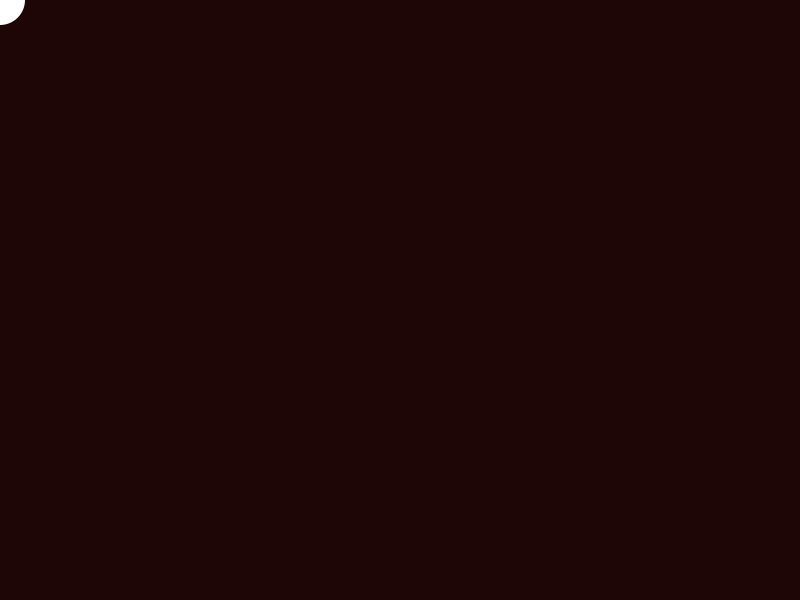
Frame 1 (no input)
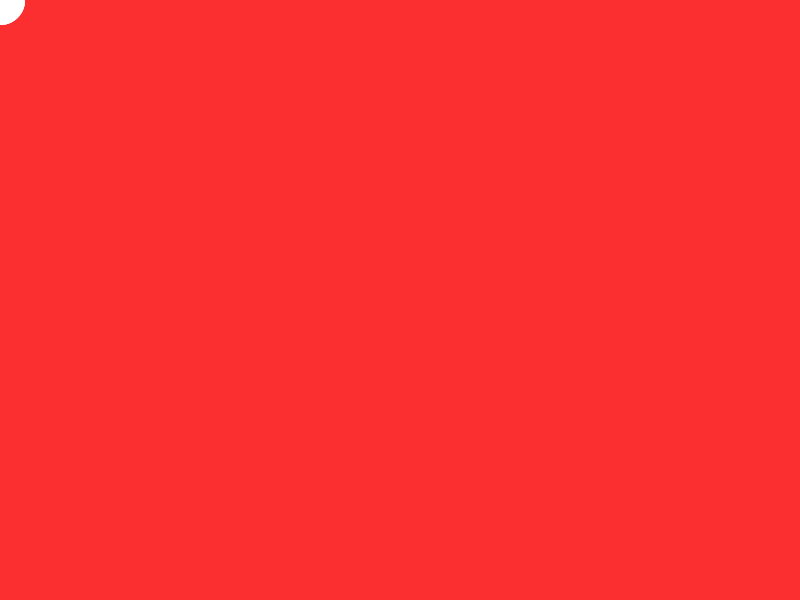
Frame 60 (the mouse pressed at the canvas centre just before this capture)
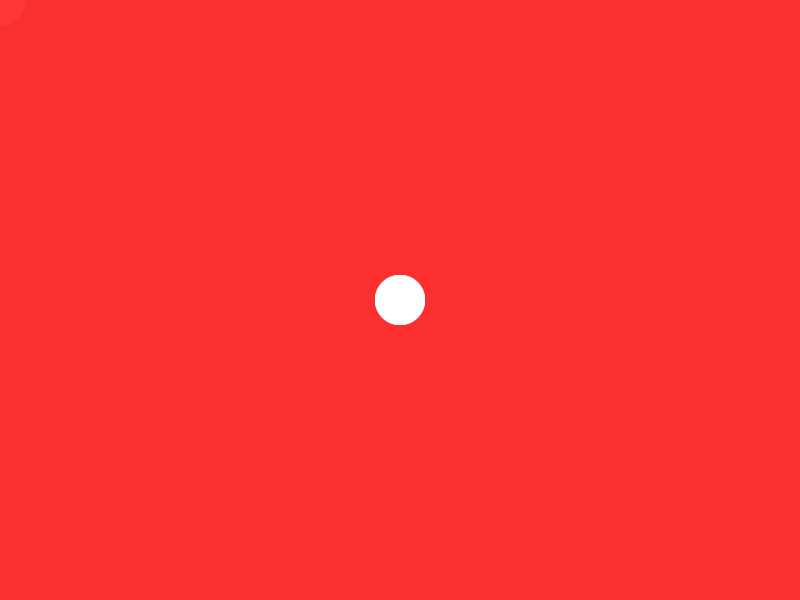
Frame 120 (the mouse held since frame 60 and released just before this capture)

The Processing sketch that drew these frames (run headless with seeded random() and noise(); from frame 60 on, the mouse is pressed at the canvas centre):

// Processing sketch: Keyla_examen_5
// ── Keyla_examen_5.pde
void setup(){
  size(800, 600);
  background(0);  
}

void draw(){
  
  noStroke();
  fill(255, 50, 50, 30);
  rect(0, 0, width, height);
  fill(255, 255, 255);
   ellipse(mouseX, mouseY, 50, 50);
 
}
